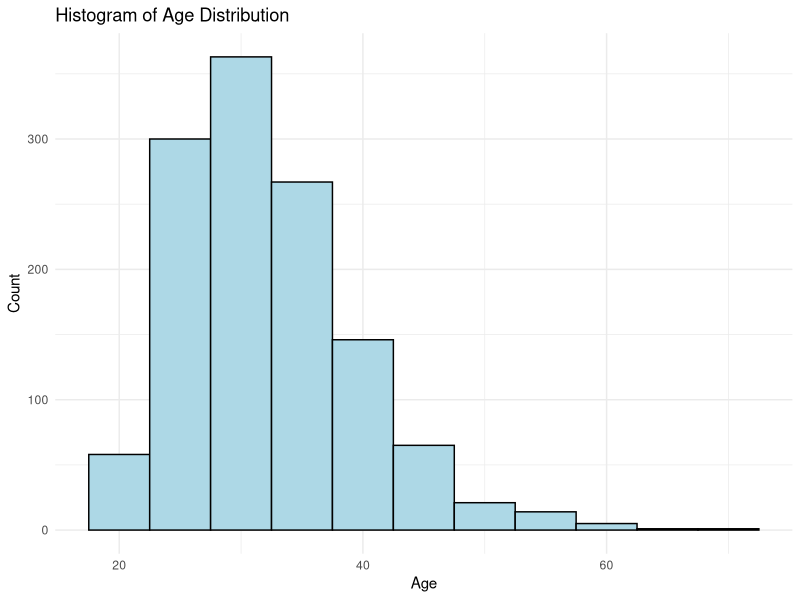
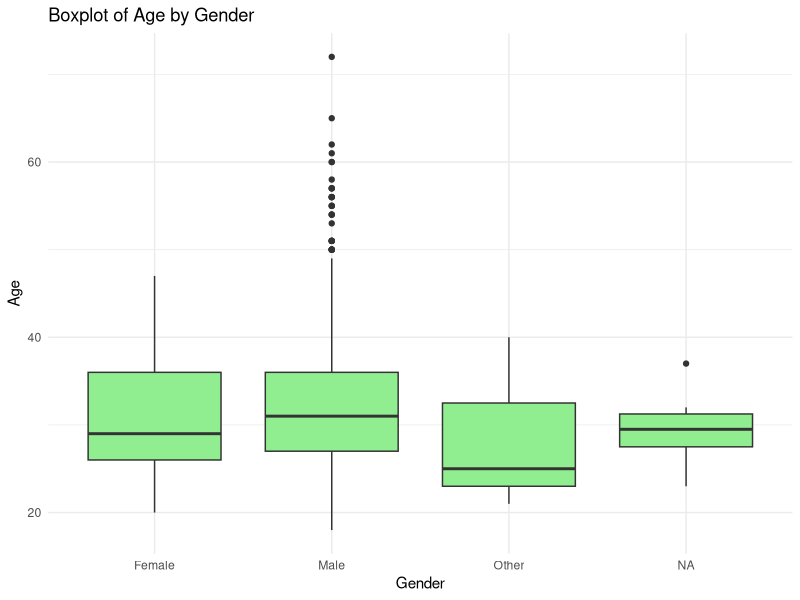

Source code (R) for these figures, in order:
# Data Preparation for Mental Health in Tech Survey.
# ANA515P_SP2025
# Harshil Patel

# Install necessary packages if not already installed
if (!require(tidyverse)) install.packages("tidyverse")
if (!require(lubridate)) install.packages("lubridate")
if (!require(ggplot2)) install.packages("ggplot2")
if (!require(readxl)) install.packages("readxl")

# Load libraries
library(tidyverse)
library(lubridate)
library(ggplot2)
library(readxl)

# Set working directory
setwd("C:/Users/harsh/Downloads/ANA515p")

# Load the two sheets from the Excel file
sheet1 <- read_excel("survey.xlsx", sheet = 1)
sheet2 <- read_excel("survey.xlsx", sheet = 2)

# Standardize the Timestamp column in sheet1
sheet1 <- sheet1 %>%
  mutate(Timestamp = tryCatch({
    # Converting from Excel serial date (numeric) to datetime
    as.POSIXct(as.numeric(Timestamp) * 86400, origin = "1899-12-30", tz = "UTC")
  }, warning = function(w) NA_POSIXct_, error = function(e) NA_POSIXct_))

# Not modifying sheet2's Timestamp column (sheet2$Timestamp is already in POSIXct format from read_excel)

# Combine the two sheets using bind_rows after the Timestamps are standardized
mental_health_combined <- bind_rows(sheet1, sheet2)

# Clean the data
# Replace Timestamps before 2014 with NA (assuming survey data starts in 2014)
mental_health_combined <- mental_health_combined %>%
  mutate(Timestamp = if_else(year(Timestamp) < 2014, NA_POSIXct_, Timestamp))

# Clean Age
# Check for unrealistic ages (e.g., negative, 0, extremely large values)
summary(mental_health_combined$Age)
# Decision: Set ages < 15 or > 100 to NA as they are likely errors
mental_health_combined <- mental_health_combined %>%
  mutate(Age = ifelse(Age < 15 | Age > 100 | Age == 0, NA, Age))

# Clean Gender
# Standardize Gender entries
mental_health_combined <- mental_health_combined %>%
  mutate(Gender = case_when(
    str_detect(tolower(Gender), "male|m|cis male|man") ~ "Male",
    str_detect(tolower(Gender), "female|f|woman|cis female") ~ "Female",
    str_detect(tolower(Gender), "trans|non-binary|agender|genderqueer|other|unsure|all|p") ~ "Other",
    TRUE ~ NA_character_
  ))

# Check for missing values
colSums(is.na(mental_health_combined))

# Categorical variables, replace empty strings with NA
mental_health_combined <- mental_health_combined %>%
  mutate(across(where(is.character), ~ ifelse(. == "" | . == " ", NA, .)))

# Numerical variables like Age, leave NAs as is for now (can impute later if needed)
# Standardize 'no_employees'
mental_health_combined <- mental_health_combined %>%
  mutate(no_employees = case_when(
    str_detect(no_employees, "26-100") ~ "26-100",
    str_detect(no_employees, "100-500") ~ "100-500",
    str_detect(no_employees, "500-1000") ~ "500-1000",
    str_detect(no_employees, "More than 1000") ~ "More than 1000",
    TRUE ~ NA_character_
  ))

# Remove unnecessary columns (e.g., comments) for analysis
mental_health_combined <- mental_health_combined %>%
  select(-comments)

# Visualization 1: Histogram of Age
ggplot(mental_health_combined, aes(x = Age)) +
  geom_histogram(binwidth = 5, fill = "lightblue", color = "black") +
  labs(title = "Histogram of Age Distribution", x = "Age", y = "Count") +
  theme_minimal()

# Visualization 2: Boxplot of Age by Gender
ggplot(mental_health_combined, aes(x = Gender, y = Age)) +
  geom_boxplot(fill = "lightgreen") +
  labs(title = "Boxplot of Age by Gender", x = "Gender", y = "Age") +
  theme_minimal()

# Save the cleaned dataset
write.csv(mental_health_combined, "mental_health_data_cleaned.csv", row.names = FALSE)

# Summary of cleaned data
str(mental_health_combined)
summary(mental_health_combined)